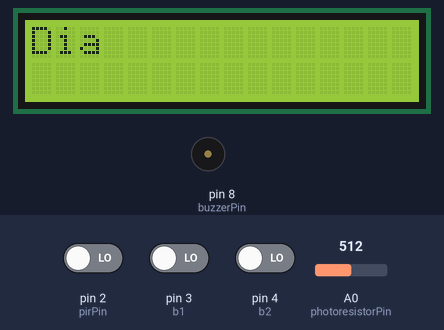
The sketch below on a simulated Arduino Uno, built with avr-gcc and run on an emulated ATmega328P. Parts: 16×2 character LCD, buzzer (waves = sounding). The test bench sets the inputs (shaded band); at power-on: pin 3 (b1) LOW, pin 4 (b2) LOW, A0 (photoresistorPin) = 512, pin 2 (pirPin) LOW. What the sketch prints to the serial monitor is not drawn.

Above: at 3.9 s.
4.0 s: pin 3 (b1) driven HIGH
At 5.0 s:
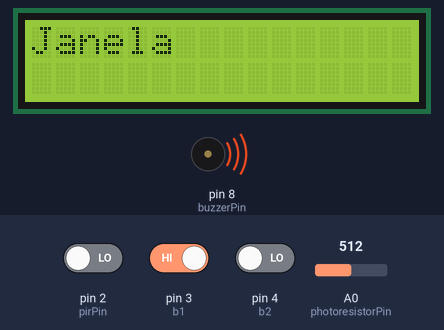
7.0 s: pin 3 (b1) driven LOW
At 8.4 s:
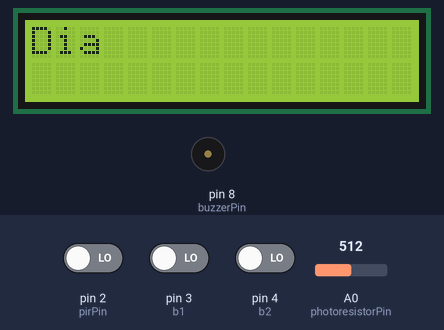
8.7 s: pin 4 (b2) driven HIGH
At 9.5 s:
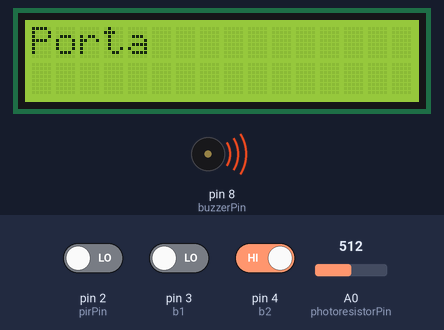
11.7 s: pin 4 (b2) driven LOW
At 12.6 s:
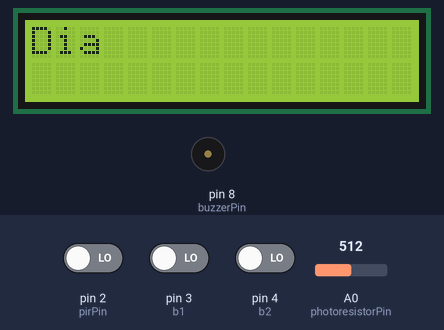
13.3 s: A0 (photoresistorPin) set to 492
At 14.4 s:
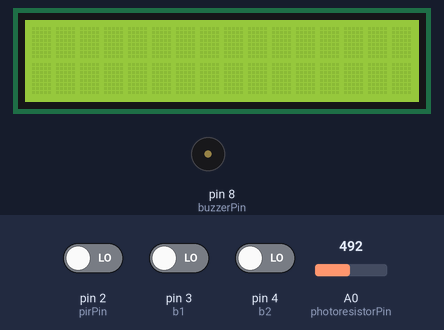
14.8 s: pin 2 (pirPin) driven HIGH
At 17.4 s:
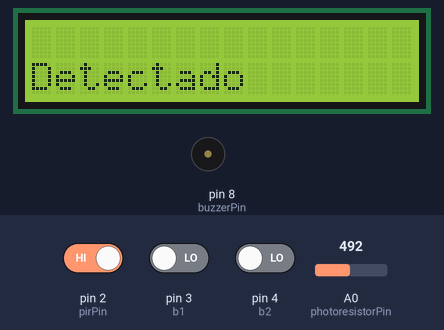
Timing chart, 0 to 18.8 s (numbered marks = the images above; inputs shaded):
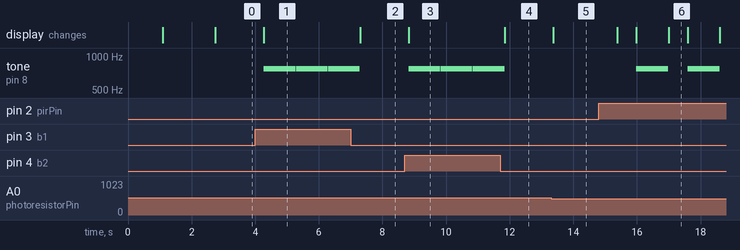

The sketch:

alarme_definitivo1.ino
```cpp
//linkagem de livrarias
#include <Wire.h>
#include <LiquidCrystal_I2C.h>
LiquidCrystal_I2C lcd(0x20, 16, 2);

// Declaro onde conectei os pinos
const int pirPin = 2;
const int buzzerPin = 8;
const int photoresistorPin = A0;
int b1 = 3;
int b2 = 4;

//Configurações para iniciar os pinos e LCD
void setup() {
  pinMode(pirPin, INPUT);
  pinMode(buzzerPin, OUTPUT);
  pinMode(b1, INPUT);
  pinMode(b2, INPUT);
  pinMode(photoresistorPin, INPUT);

  Serial.begin(9600);

  lcd.init();
  lcd.backlight();
  lcd.clear();
  lcd.setCursor(0, 0);
  lcd.print("Alarme");
  delay(1000);
  lcd.clear();
  lcd.setCursor(0, 1);
  lcd.print("Inicializado");
  delay(1150);
  Serial.println("LCD inicializado.");
  delay(500);
  lcd.clear();
  Serial.println("Inicialização concluída.");
}

//Configurando Alarme
void soundAlarm() {
  tone(buzzerPin, 768);
  delay(1000); // Manter o som por 1 segundo
  noTone(buzzerPin); // Parar o som
}

void loop() {
  //Leitor de valor
  int lightValue = analogRead(photoresistorPin);
  int pirValue = digitalRead(pirPin);
  int b1Value = digitalRead(b1);
  int b2Value = digitalRead(b2);

  //condições
  if (lightValue < 500 && pirValue == HIGH) {
    lcd.clear();
    lcd.setCursor(0, 1);
    lcd.print("Detectado");
    delay(600);
    lcd.clear();
    Serial.println("Movimento detectado!");
    soundAlarm();

  } else if (b1Value == 1) {
    lcd.setCursor(0, 0);
    lcd.clear();
    lcd.print("Janela");
    Serial.println("Movimento na Janela!");
    soundAlarm();


  } else if (b2Value == 1) {
    lcd.setCursor(0, 0);
    lcd.clear();
    lcd.print("Porta");
    Serial.println("Movimento na Porta!");
    soundAlarm();

  } else if (lightValue >= 500) {
    noTone(buzzerPin);
    lcd.setCursor(0, 1);
    lcd.clear();
    Serial.println("Esta dia");
    lcd.print("Dia");
    noTone(buzzerPin);
    delay(500);

  } else {
    lcd.clear();
    delay(1000);
    noTone(buzzerPin);
  }


}
```

Measured:
- the behaviour switches between 500 and 499 on A0 (photoresistorPin) (found by bisection; images 4 and 5)
- after the input at 4.0 s, tone on pin 8 (buzzerPin): alternates 768 Hz for 1.0 s and silent for 0.01 s, starting after 0.27 s; the display: changes after 0.27 s (image 1)
- after the input at 7.0 s, tone on pin 8 (buzzerPin): goes on until 7.3 s, then stays silent; the display: changes after 0.30 s (image 2)
- after the input at 8.7 s, tone on pin 8 (buzzerPin): alternates 768 Hz for 1.0 s and silent for 0.01 s, starting after 0.12 s; the display: changes after 0.12 s (image 3)
- after the input at 11.7 s, tone on pin 8 (buzzerPin): goes on until 11.8 s, then stays silent; the display: changes after 0.15 s (image 4)
- after the input at 13.3 s, the display: changes after 0.06 s (image 5)
- after the input at 14.8 s, tone on pin 8 (buzzerPin): alternates 768 Hz for 1.0 s and silent for 0.62 s, starting after 1.2 s; the display: changes after 0.58 s (image 6)
